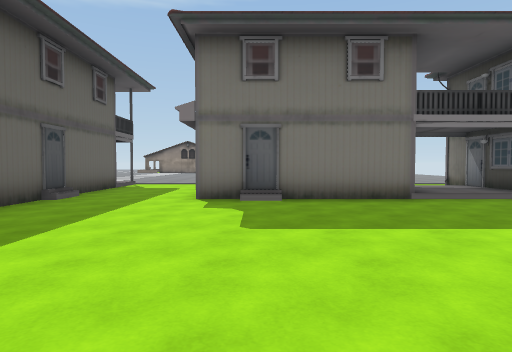
View 1 (above)

17 first-person views from a walk through a 3-D level made in the Unity game engine. The camera is 1.3 m above the floor, tilts 2° down and sees 75° across. The floor is counted in squares, 2 m on a side. Each view is taken from the middle of a square. On the plan, view 1 faces up. The plan holds only what a view shows up to about 10 squares ahead; the rest is blank. The place goes on beyond the plan. The player is left out.

View 2
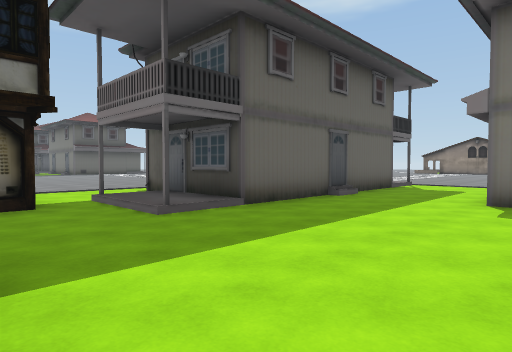

View 3
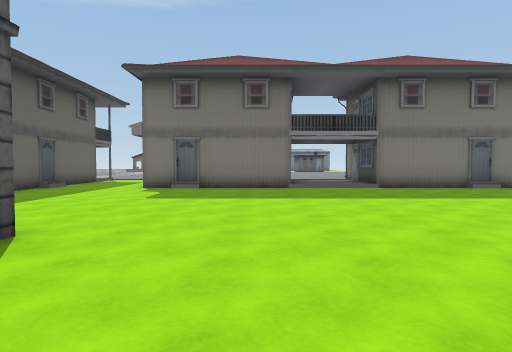

View 4
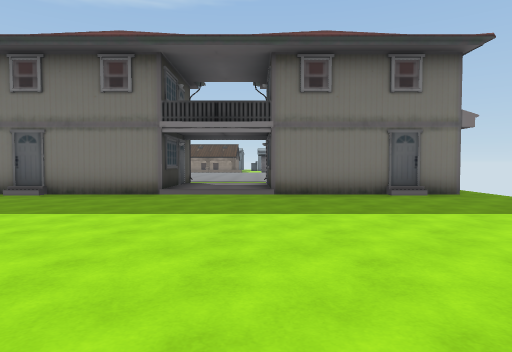

View 5
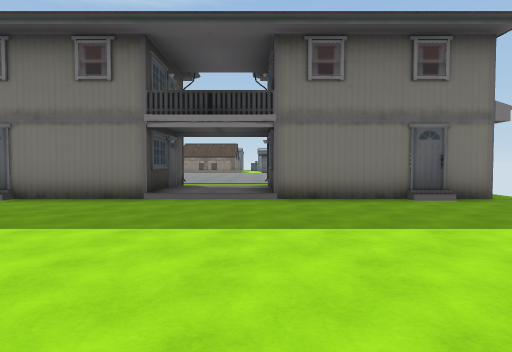

View 6
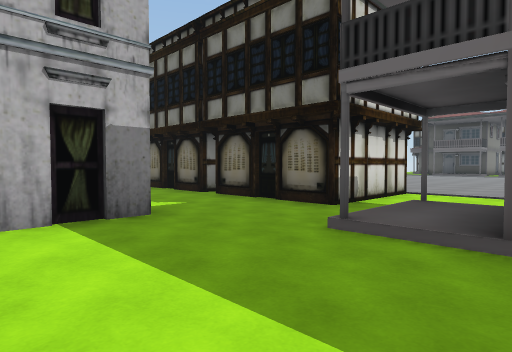

View 7
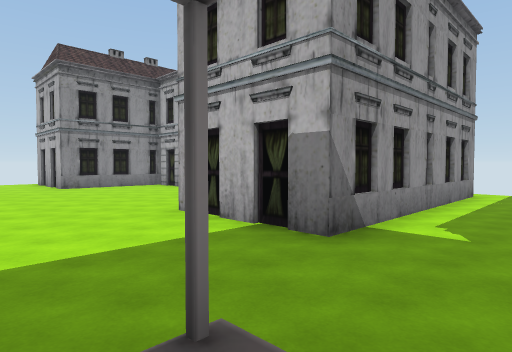

View 8
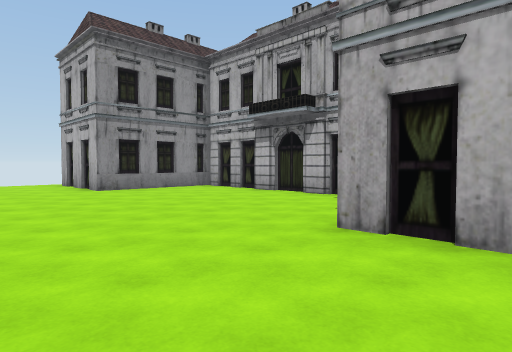

View 9
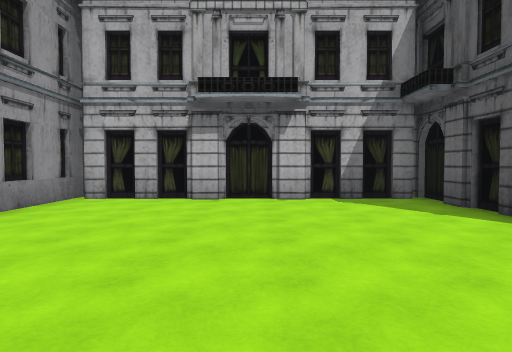

View 10
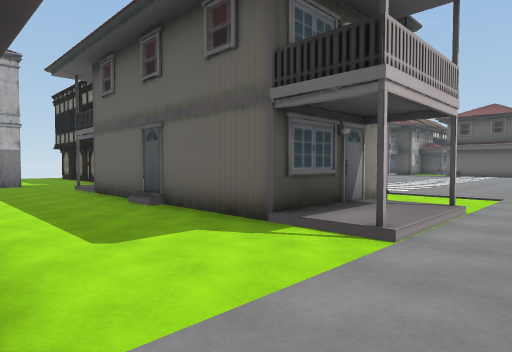

View 11
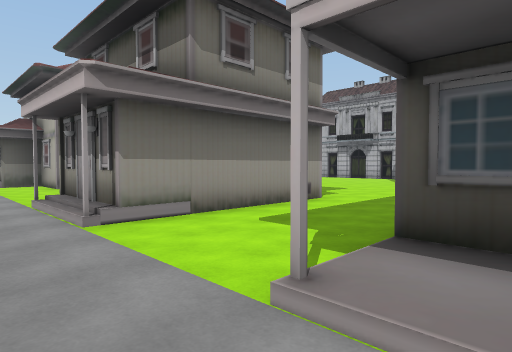

View 12
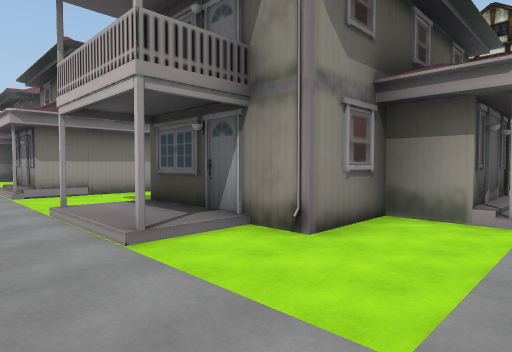

View 13
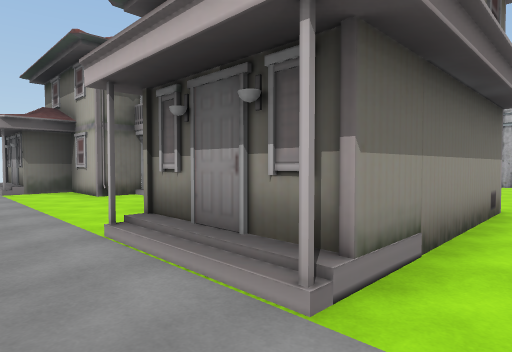

View 14
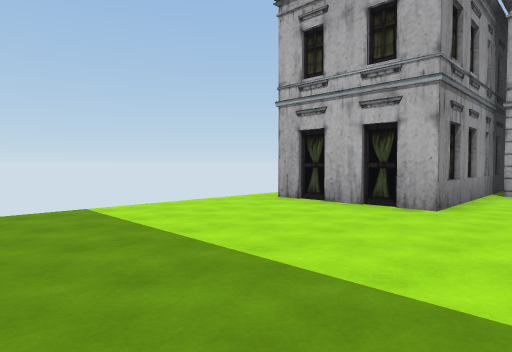

View 15
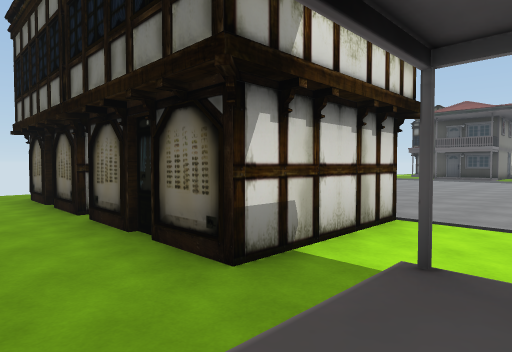

View 16
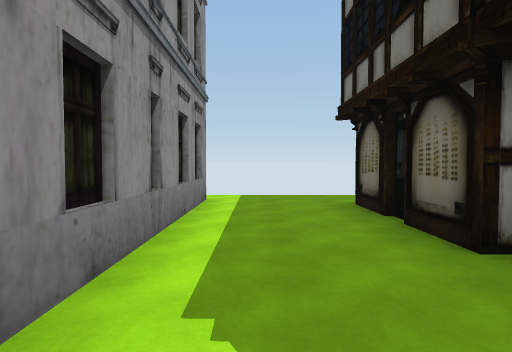

View 17
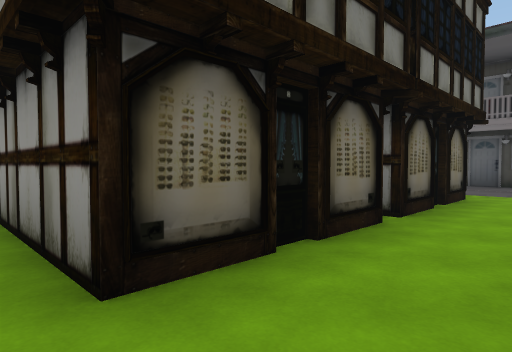

### Floor plan
Key: @ floor where view 1 was taken; # wall or solid block; . main floor; : floor 0.25 m higher than the main floor; / step, stairs or slope; O other object.
Columns run from 15 left of view 1 to 10 right of it. Each row starts with its distance up from view 1.
 12       ............
 11     .....///...........
 10    ......::/..OOO.....OOO
  9    .....OOOO..OOOOO./OOOO
  8     ....O  O..O   O
  7        OO  O..O   O     O.
  6        OO  O.../..///../..
  5         O  O..............
  4      ...OOOO..............
  3     ..... :/..............
  2  ........///..............
  1 .......##O................
  0 .....   ##..###@......###.
 -1  ..      #..O  .......#
 -2          #..#  .......#
 -3          #..#  .......#
 -4         ##..#  #     ##
 -5        ##O..#         #
 -6        .....#

Positions as (right, up) in squares from view 1, and headings:
1: (0, 0), facing up
2: (0, 0), facing up-left
3: (2, -3), facing up
4: (5, -1), facing up
5: (5, 0), facing up
6: (-1, 4), facing down-left
7: (-5, 3), facing down-right
8: (-2, 3), facing down-right
9: (3, 3), facing down
10: (-1, 12), facing down-left
11: (-5, 12), facing down-right
12: (-9, 12), facing down-right
13: (-2, 12), facing down-right
14: (5, 5), facing down-right
15: (-4, 3), facing down-left
16: (-4, 0), facing down
17: (-4, -6), facing up-left
